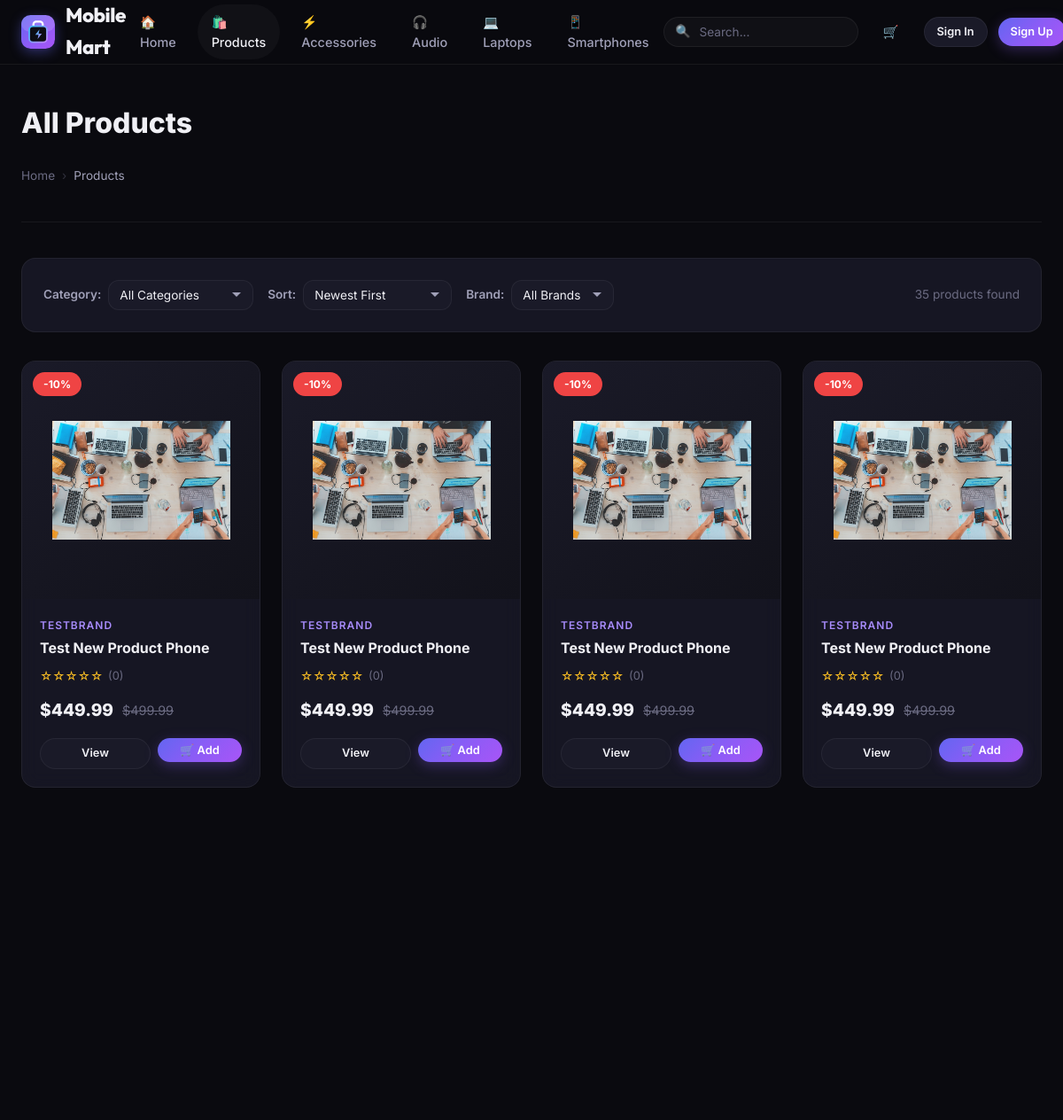
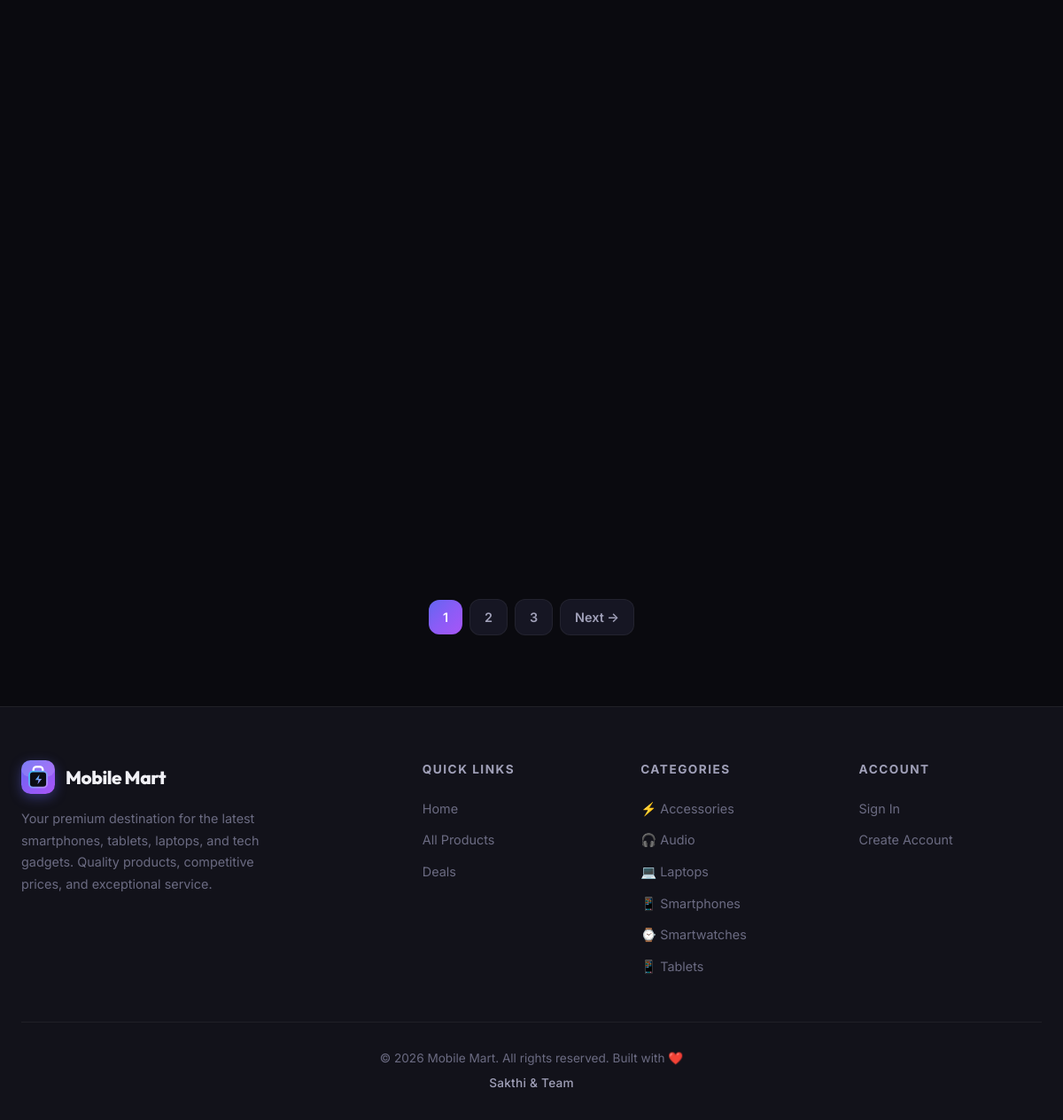
Page /products on the committed database (2 pictures, top to bottom).
### models.py (models this page shows, shortened)
class Category(db.Model):
    __tablename__ = 'categories'
    id = db.Column(db.Integer, primary_key=True)
    name = db.Column(db.String(100), unique=True, nullable=False)
    slug = db.Column(db.String(100), unique=True, nullable=False)
    icon = db.Column(db.String(50), default='📱')
    description = db.Column(db.Text, default='')
    products = db.relationship('Product', backref='category', lazy=True)

class Product(db.Model):
    __tablename__ = 'products'
    id = db.Column(db.Integer, primary_key=True)
    name = db.Column(db.String(200), nullable=False)
    slug = db.Column(db.String(200), unique=True, nullable=False)
    description = db.Column(db.Text, default='')
    price = db.Column(db.Float, nullable=False)
    discount_price = db.Column(db.Float, nullable=True)
    stock = db.Column(db.Integer, default=0)
    image_url = db.Column(db.String(500), default='/static/images/placeholder.png')
    category_id = db.Column(db.Integer, db.ForeignKey('categories.id'), nullable=False)
    brand = db.Column(db.String(100), default='')
    specs = db.Column(db.Text, default='{}')  # JSON string
    featured = db.Column(db.Boolean, default=False)
    rating = db.Column(db.Float, default=0.0)
    review_count = db.Column(db.Integer, default=0)
    created_at = db.Column(db.DateTime, default=lambda: datetime.now(timezone.utc))
    order_items = db.relationship('OrderItem', backref='product', lazy=True)
    reviews = db.relationship('Review', backref='product', lazy=True, cascade='all, delete-orphan')
    @property
    def discount_percent(self):
        if self.discount_price and self.price > 0:
            return round((1 - self.discount_price / self.price) * 100)
        return 0
    @property
    def in_stock(self):
        return self.stock > 0

### app.py (the view, shortened to what this page needs)
@app.route('/products')
def products():
    page = request.args.get('page', 1, type=int)
    per_page = 12
    category_slug = request.args.get('category', '')
    search_query = request.args.get('q', '')
    sort = request.args.get('sort', 'newest')
    brand_filter = request.args.get('brand', '')
    query = Product.query
    if category_slug:
        cat = Category.query.filter_by(slug=category_slug).first()
        if cat:
            query = query.filter_by(category_id=cat.id)
    if brand_filter:
        query = query.filter_by(brand=brand_filter)
    if sort == 'price_low':
        query = query.order_by(Product.price.asc())
    elif sort == 'price_high':
        query = query.order_by(Product.price.desc())
    elif sort == 'name':
        query = query.order_by(Product.name.asc())
    elif sort == 'rating':
        query = query.order_by(Product.rating.desc())
    else:
        query = query.order_by(Product.created_at.desc())
    pagination = query.paginate(page=page, per_page=per_page, error_out=False)
    brands = db.session.query(Product.brand).distinct().order_by(Product.brand).all()
    brands = [b[0] for b in brands if b[0]]
    return render_template('products.html',
                           products=pagination.items,
                           pagination=pagination,
                           category_slug=category_slug,
                           search_query=search_query,
                           sort=sort,
                           brand_filter=brand_filter,
                           brands=brands)

### app.py (called while the page is built)
@app.context_processor
def inject_globals():
    categories = Category.query.order_by(Category.name).all()
    cart_count = 0
    if current_user.is_authenticated:
        cart_count = current_user.cart_count
    return dict(
        all_categories=categories,
        cart_count=cart_count,
        current_year=datetime.now().year
    )

### templates/products.html (shortened to what this page needs)
{% extends "base.html" %}
{% from "components/product_card.html" import product_card %}
{% block content %}
<div class="container">
    <div class="page-header">
        <div class="products-page-header">
            <h1>
                {% if search_query %}
                    Search: "{{ search_query }}"
                {% elif category_slug %}
                    {{ category_slug|replace('-', ' ')|title }}
                {% else %}
                    All Products
                {% endif %}
            </h1>
        </div>
        <ul class="breadcrumb">
            <li><a href="{{ url_for('index') }}">Home</a></li>
            <li class="separator">›</li>
            {% if category_slug %}
            <li><a href="{{ url_for('products') }}">Products</a></li>
            <li class="separator">›</li>
            <li class="current">{{ category_slug|replace('-', ' ')|title }}</li>
            {% else %}
            <li class="current">Products</li>
            {% endif %}
        </ul>
    </div>
    <form id="filter-form" class="filters-bar" method="GET" action="{{ url_for('products') }}">
        <div class="filter-group">
            <label>Category:</label>
            <select name="category">
                <option value="">All Categories</option>
            </select>
        </div>
        <div class="filter-group">
            <label>Sort:</label>
            <select name="sort">
                <option value="newest" {% if sort == 'newest' %}selected{% endif %}>Newest First</option>
            </select>
        </div>
        <div class="filter-group">
            <label>Brand:</label>
            <select name="brand">
                <option value="">All Brands</option>
            </select>
        </div>
        <span class="results-count">{{ pagination.total }} product{{ 's' if pagination.total != 1 }} found</span>
    </form>
    {% if products %}
    <div class="grid-4">
        {% for product in products %}
        {{ product_card(product) }}
        {% endfor %}
    </div>
    {% if pagination.pages > 1 %}
    <div class="pagination">
        {% for page_num in pagination.iter_pages(left_edge=1, right_edge=1, left_current=2, right_current=2) %}
            {% if page_num %}
                {% if page_num == pagination.page %}
                    <span class="current">{{ page_num }}</span>
                {% else %}
                    <a href="{{ url_for('products', page=page_num, category=category_slug, q=search_query, sort=sort, brand=brand_filter) }}">{{ page_num }}</a>
                {% endif %}
            {% else %}
                <span>…</span>
            {% endif %}
        {% endfor %}
        {% if pagination.has_next %}
        <a href="{{ url_for('products', page=pagination.next_num, category=category_slug, q=search_query, sort=sort, brand=brand_filter) }}">Next →</a>
        {% endif %}
    </div>
    {% endif %}
    {% endif %}
</div>
{% endblock %}

### templates/base.html (shortened to what this page needs)
<!DOCTYPE html>
<html lang="en">
<head>
    <link rel="stylesheet" href="{{ url_for('static', filename='css/style.css') }}">
</head>
<body>
    <nav class="navbar" id="navbar">
        <div class="navbar-inner">
            <a href="{{ url_for('index') }}" class="navbar-brand">
                <span class="brand-logo-pod">
                </span>
                Mobile Mart
            </a>
            <ul class="navbar-nav" id="main-nav">
                <li><a href="{{ url_for('index') }}" class="{% if request.endpoint == 'index' %}active{% endif %}">🏠 Home</a></li>
                <li><a href="{{ url_for('products') }}" class="{% if request.endpoint == 'products' %}active{% endif %}">🛍️ Products</a></li>
                {% for cat in all_categories[:4] %}
                <li><a href="{{ url_for('products', category=cat.slug) }}">{{ cat.icon }} {{ cat.name }}</a></li>
                {% endfor %}
            </ul>
            <div class="navbar-actions">
                <form class="nav-search" action="{{ url_for('search') }}" method="GET">
                    <span class="search-icon">🔍</span>
                    <input type="text" name="q" placeholder="Search..." value="{{ request.args.get('q', '') }}" autocomplete="off">
                </form>
                <a href="{{ url_for('cart') }}" class="cart-btn" data-tooltip="Shopping Cart">
                    🛒
                </a>
                {% if current_user.is_authenticated %}
                    {% if current_user.is_admin %}
                    <a href="{{ url_for('admin_dashboard') }}" class="btn btn-sm btn-outline desktop-only-btn">⚙️ Admin</a>
                    {% endif %}
                    <a href="{{ url_for('profile') }}" class="btn btn-sm btn-secondary desktop-only-btn">👤 {{ current_user.username }}</a>
                    <a href="{{ url_for('logout') }}" class="btn btn-sm btn-secondary desktop-only-btn">Logout</a>
                {% else %}
                    <a href="{{ url_for('login') }}" class="btn btn-sm btn-secondary desktop-only-btn">Sign In</a>
                    <a href="{{ url_for('register') }}" class="btn btn-sm btn-primary desktop-only-btn">Sign Up</a>
                {% endif %}
            </div>
        </div>
    </nav>
    {% if error_code %}
    <div class="container">
        <div class="error-page">
            <div class="error-code">{{ error_code }}</div>
            <p>{{ error_message }}</p>
            <a href="{{ url_for('index') }}" class="btn btn-primary">← Back to Home</a>
        </div>
    </div>
    {% else %}
    <main>
        {% block content %}{% endblock %}
    </main>
    {% endif %}
    {% if not error_code %}
    <footer class="footer">
        <div class="container">
            <div class="footer-grid">
                <div class="footer-brand">
                    <a href="{{ url_for('index') }}" class="navbar-brand">
                        <span class="brand-logo-pod">
                        </span>
                        Mobile Mart
                    </a>
                    <p>Your premium destination for the latest smartphones, tablets, laptops, and tech gadgets. Quality products, competitive prices, and exceptional service.</p>
                </div>
                <div>
                    <h4>Quick Links</h4>
                    <ul class="footer-links">
                        <li><a href="{{ url_for('index') }}">Home</a></li>
                        <li><a href="{{ url_for('products') }}">All Products</a></li>
                        <li><a href="{{ url_for('products', sort='price_low') }}">Deals</a></li>
                    </ul>
                </div>
                <div>
                    <h4>Categories</h4>
                    <ul class="footer-links">
                        {% for cat in all_categories %}
                        <li><a href="{{ url_for('products', category=cat.slug) }}">{{ cat.icon }} {{ cat.name }}</a></li>
                        {% endfor %}
                    </ul>
                </div>
                <div>
                    <h4>Account</h4>
                    <ul class="footer-links">
                        {% if current_user.is_authenticated %}
                        <li><a href="{{ url_for('profile') }}">My Profile</a></li>
                        <li><a href="{{ url_for('orders') }}">My Orders</a></li>
                        <li><a href="{{ url_for('cart') }}">Shopping Cart</a></li>
                        {% else %}
                        <li><a href="{{ url_for('login') }}">Sign In</a></li>
                        <li><a href="{{ url_for('register') }}">Create Account</a></li>
                        {% endif %}
                    </ul>
                </div>
            </div>
            <div class="footer-bottom">
                <p>© {{ current_year }} Mobile Mart. All rights reserved. Built with ❤️</p>
                <p class="footer-owner">Sakthi &amp; Team</p>
            </div>
        </div>
    </footer>
    {% endif %}
</body>
</html>

### templates/components/product_card.html (shortened to what this page needs)
{% macro product_card(product) %}
<div class="card product-card fade-in">
    <a href="{{ url_for('product_detail', slug=product.slug) }}" class="product-image">
        {% if product.discount_price %}
        <span class="badge badge-sale">-{{ product.discount_percent }}%</span>
        {% elif product.featured %}
        <span class="badge badge-featured">⭐ Featured</span>
        {% endif %}
        <img src="{{ product.image_url }}" alt="{{ product.name }}" loading="lazy"
             onerror="this.style.display='none'; this.parentElement.querySelector('.placeholder-icon').style.display='block';">
    </a>
    <div class="product-info">
        <span class="product-brand">{{ product.brand }}</span>
        <h3 class="product-name">
            <a href="{{ url_for('product_detail', slug=product.slug) }}">{{ product.name }}</a>
        </h3>
        <div class="product-rating">
            <span class="stars">
                {% for i in range(1, 6) %}{% if i <= product.rating|round(0, 'floor')|int %}★{% else %}☆{% endif %}{% endfor %}
            </span>
            <span class="count">({{ product.review_count }})</span>
        </div>
        <div class="product-pricing">
            {% if product.discount_price %}
            <span class="current-price">${{ "%.2f"|format(product.discount_price) }}</span>
            <span class="original-price">${{ "%.2f"|format(product.price) }}</span>
            {% else %}
            <span class="current-price">${{ "%.2f"|format(product.price) }}</span>
            {% endif %}
        </div>
        <div class="product-actions">
            <a href="{{ url_for('product_detail', slug=product.slug) }}" class="btn btn-secondary btn-sm">View</a>
            {% if product.in_stock %}
            <form class="ajax-add-cart" action="{{ url_for('cart_add') }}" method="POST" style="flex:1">
                <button type="submit" class="btn btn-primary btn-sm btn-block">🛒 Add</button>
            </form>
            {% else %}
            <button class="btn btn-secondary btn-sm" disabled style="flex:1">Out of Stock</button>
            {% endif %}
        </div>
    </div>
</div>
{% endmacro %}

### rows in the picture
Category: icon "⚡", name "Accessories"
Category: icon "🎧", name "Audio"
Category: icon "💻", name "Laptops"
Category: icon "📱", name "Smartphones"
Product: discount_percent "10", image_url (placeholder picture), brand "TESTBRAND", name "Test New Product Phone", rating 0 (drawn), review_count "0", discount_price "449.99", price "499.99"
Product: discount_percent "10", image_url (placeholder picture), brand "TESTBRAND", name "Test New Product Phone", rating 0 (drawn), review_count "0", discount_price "449.99", price "499.99"
Product: discount_percent "10", image_url (placeholder picture), brand "TESTBRAND", name "Test New Product Phone", rating 0 (drawn), review_count "0", discount_price "449.99", price "499.99"
Product: discount_percent "10", image_url (placeholder picture), brand "TESTBRAND", name "Test New Product Phone", rating 0 (drawn), review_count "0", discount_price "449.99", price "499.99"
Category: icon "⌚", name "Smartwatches"
Category: icon "📱", name "Tablets"

### other values in the picture
{{ pagination.total }} "35"
{{ 's' if pagination.total != 1 }} "s"
{{ page_num }} "1"
{{ page_num }} "2" "3"
